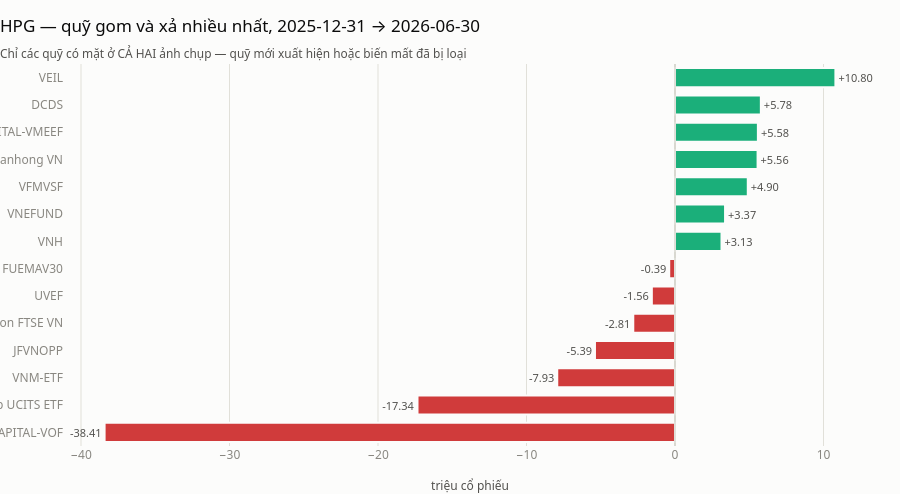

The notebook cell this image was saved under:
### Code cell
ve = pd.concat([ca_hai.nlargest(7, "thay_doi"), ca_hai.nsmallest(7, "thay_doi")]).reset_index()
bar_ngang(
    ve,
    nhan="fund_code",
    gia_tri="trieu_cp",
    tieu_de=f"{MA} — quỹ gom và xả nhiều nhất, {KY_TRUOC} → {KY_SAU}",
    phu_de="Chỉ các quỹ có mặt ở CẢ HAI ảnh chụp — quỹ mới xuất hiện hoặc biến mất đã bị loại",
    nhan_x="triệu cổ phiếu",
    dinh_dang_nhan="{:+.2f}",
)

### Figure 1 — Plotly figure (JSON) as saved in the notebook; plotly's stock layout.template omitted (floating-point values rounded to 4 significant figures)
{"data": [{"cliponaxis": false, "hovertemplate": "%{y}: %{x:,.2f}<extra></extra>", "marker": {"color": ["#d03b3b", "#d03b3b", "#d03b3b", "#d03b3b", "#d03b3b", "#d03b3b", "#d03b3b", "#1baf7a", "#1baf7a", "#1baf7a", "#1baf7a", "#1baf7a", "#1baf7a", "#1baf7a"], "line": {"color": "#fcfcfb", "width": 2}}, "orientation": "h", "text": ["-38.41", "-17.34", "-7.93", "-5.39", "-2.81", "-1.56", "-0.39", "+3.13", "+3.37", "+4.90", "+5.56", "+5.58", "+5.78", "+10.80"], "textfont": {"color": "#52514e", "size": 11}, "textposition": "outside", "type": "bar", "x": [-38.41, -17.34, -7.93, -5.39, -2.81, -1.56, -0.39, 3.13, 3.37, 4.9, 5.56, 5.58, 5.78, 10.8], "y": ["VINACAPITAL-VOF", "Xtrackers Vietnam Swap UCITS ETF", "VNM-ETF", "JFVNOPP", "Fubon FTSE VN", "UVEF", "FUEMAV30", "VNH", "VNEFUND", "VFMVSF", "Tianhong VN", "VINACAPITAL-VMEEF", "DCDS", "VEIL"]}], "layout": {"bargap": 0.3, "height": 494, "shapes": [{"line": {"color": "#c3c2b7", "width": 1}, "type": "line", "x0": 0, "x1": 0, "xref": "x", "y0": 0, "y1": 1, "yref": "y domain"}], "showlegend": false, "title": {"text": "HPG — quỹ gom và xả nhiều nhất, 2025-12-31 → 2026-06-30<br><sub style='color:#52514e'>Chỉ các quỹ có mặt ở CẢ HAI ảnh chụp — quỹ mới xuất hiện hoặc biến mất đã bị loại</sub>"}, "xaxis": {"gridcolor": "#e1e0d9", "showgrid": true, "title": {"text": "triệu cổ phiếu"}}, "yaxis": {"showgrid": false, "type": "category"}}}
